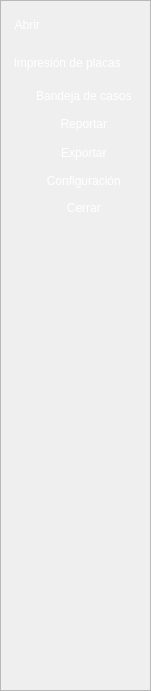
      <widget class="QFrame" name="frame_9">
       <property name="geometry">
        <rect>
         <x>-1</x>
         <y>-1</y>
         <width>151</width>
         <height>691</height>
        </rect>
       </property>
       <property name="styleSheet">
        <string notr="true">QFrame#frame_9{
	background-color: qlineargradient(spread:pad, x1:0.494, y1:1, x2:0.499682, y2:0, stop:0 rgba(59, 59, 59, 255), stop:1 rgba(113, 113, 113, 255));
}

QToolButton{
	border: none;
	background-color: transparent;
	color: rgb(255, 255, 255);
	padding-left:10px;
}
QToolButton:hover{
	border: 1px solid rgb(0, 115, 0);
	background-color: rgb(191, 223, 191);
}
</string>
       </property>
       <property name="frameShape">
        <enum>QFrame::StyledPanel</enum>
       </property>
       <property name="frameShadow">
        <enum>QFrame::Raised</enum>
       </property>
       <widget class="QPushButton" name="pushButton">
        <property name="geometry">
         <rect>
          <x>0</x>
          <y>6</y>
          <width>151</width>
          <height>37</height>
         </rect>
        </property>
        <property name="styleSheet">
         <string notr="true">QPushButton{
	border: none;
	background-color: transparent;
	color: rgb(255, 255, 255);
}
QPushButton:hover{
	border-top: 1px solid rgb(0, 64, 0);
	border-bottom: 1px solid rgb(0, 64, 0);
	background-color: rgb(191, 223, 191);
}
QPushButton:checked{
	border-top: 1px solid rgb(0, 64, 0);
	border-bottom: 1px solid rgb(0, 64, 0);
	background-color: qradialgradient(spread:pad, cx:0.511364, cy:1, radius:0.99, fx:0.505682, fy:1, stop:0 rgba(157, 206, 157, 255), stop:1 rgba(0, 128, 0, 255));
}</string>
        </property>
        <property name="text">
         <string>Abrir                             </string>
        </property>
        <property name="checkable">
         <bool>false</bool>
        </property>
        <property name="checked">
         <bool>false</bool>
        </property>
       </widget>
       <widget class="QPushButton" name="pushButton_2">
        <property name="geometry">
         <rect>
          <x>0</x>
          <y>44</y>
          <width>151</width>
          <height>37</height>
         </rect>
        </property>
        <property name="styleSheet">
         <string notr="true">QPushButton{
	border: none;
	background-color: transparent;
	color: rgb(255, 255, 255);
}
QPushButton:hover{
	border-top: 1px solid rgb(0, 64, 0);
	border-bottom: 1px solid rgb(0, 64, 0);
	background-color: rgb(191, 223, 191);
}
QPushButton:checked{
	border-top: 1px solid rgb(0, 64, 0);
	border-bottom: 1px solid rgb(0, 64, 0);
	background-color: qradialgradient(spread:pad, cx:0.511364, cy:1, radius:0.99, fx:0.505682, fy:1, stop:0 rgba(157, 206, 157, 255), stop:1 rgba(0, 128, 0, 255));
}</string>
        </property>
        <property name="text">
         <string>Impresión de placas     </string>
        </property>
        <property name="checkable">
         <bool>false</bool>
        </property>
        <property name="checked">
         <bool>false</bool>
        </property>
       </widget>
       <widget class="QToolButton" name="toolButton_3">
        <property name="geometry">
         <rect>
          <x>8</x>
          <y>84</y>
          <width>135</width>
          <height>24</height>
         </rect>
        </property>
        <property name="styleSheet">
         <string notr="true">QPushButton{
	border: none;
	background-color: transparent;
	color: rgb(255, 255, 255);
}
QPushButton:hover{
	border-top: 1px solid rgb(0, 64, 0);
	border-bottom: 1px solid rgb(0, 64, 0);
	background-color: rgb(191, 223, 191);
}
QPushButton:checked{
	border-top: 1px solid rgb(0, 64, 0);
	border-bottom: 1px solid rgb(0, 64, 0);
	background-color: qradialgradient(spread:pad, cx:0.511364, cy:1, radius:0.99, fx:0.505682, fy:1, stop:0 rgba(157, 206, 157, 255), stop:1 rgba(0, 128, 0, 255));
}</string>
        </property>
        <property name="text">
         <string>  Bandeja de casos</string>
        </property>
        <property name="icon">
         <iconset resource="resources.qrc">
          <normaloff>:/visor_tab_archivo/assets/visor_tab_archivo/alaspacs_client.png</normaloff>:/visor_tab_archivo/assets/visor_tab_archivo/alaspacs_client.png</iconset>
        </property>
        <property name="checkable">
         <bool>false</bool>
        </property>
        <property name="checked">
         <bool>false</bool>
        </property>
        <property name="toolButtonStyle">
         <enum>Qt::ToolButtonTextBesideIcon</enum>
        </property>
       </widget>
       <widget class="QToolButton" name="toolButton_4">
        <property name="geometry">
         <rect>
          <x>8</x>
          <y>112</y>
          <width>135</width>
          <height>24</height>
         </rect>
        </property>
        <property name="styleSheet">
         <string notr="true">QPushButton{
	border: none;
	background-color: transparent;
	color: rgb(255, 255, 255);
}
QPushButton:hover{
	border-top: 1px solid rgb(0, 64, 0);
	border-bottom: 1px solid rgb(0, 64, 0);
	background-color: rgb(191, 223, 191);
}
QPushButton:checked{
	border-top: 1px solid rgb(0, 64, 0);
	border-bottom: 1px solid rgb(0, 64, 0);
	background-color: qradialgradient(spread:pad, cx:0.511364, cy:1, radius:0.99, fx:0.505682, fy:1, stop:0 rgba(157, 206, 157, 255), stop:1 rgba(0, 128, 0, 255));
}</string>
        </property>
        <property name="text">
         <string>  Reportar</string>
        </property>
        <property name="icon">
         <iconset resource="resources.qrc">
          <normaloff>:/visor_tab_archivo/assets/visor_tab_archivo/alaspacs_reporter.png</normaloff>:/visor_tab_archivo/assets/visor_tab_archivo/alaspacs_reporter.png</iconset>
        </property>
        <property name="checkable">
         <bool>false</bool>
        </property>
        <property name="checked">
         <bool>false</bool>
        </property>
        <property name="toolButtonStyle">
         <enum>Qt::ToolButtonTextBesideIcon</enum>
        </property>
       </widget>
       <widget class="QToolButton" name="toolButton_5">
        <property name="geometry">
         <rect>
          <x>8</x>
          <y>141</y>
          <width>135</width>
          <height>24</height>
         </rect>
        </property>
        <property name="styleSheet">
         <string notr="true">QPushButton{
	border: none;
	background-color: transparent;
	color: rgb(255, 255, 255);
}
QPushButton:hover{
	border-top: 1px solid rgb(0, 64, 0);
	border-bottom: 1px solid rgb(0, 64, 0);
	background-color: rgb(191, 223, 191);
}
QPushButton:checked{
	border-top: 1px solid rgb(0, 64, 0);
	border-bottom: 1px solid rgb(0, 64, 0);
	background-color: qradialgradient(spread:pad, cx:0.511364, cy:1, radius:0.99, fx:0.505682, fy:1, stop:0 rgba(157, 206, 157, 255), stop:1 rgba(0, 128, 0, 255));
}</string>
        </property>
        <property name="text">
         <string>  Exportar</string>
        </property>
        <property name="icon">
         <iconset resource="resources.qrc">
          <normaloff>:/visor_tab_archivo/assets/visor_tab_archivo/exportar.png</normaloff>:/visor_tab_archivo/assets/visor_tab_archivo/exportar.png</iconset>
        </property>
        <property name="checkable">
         <bool>false</bool>
        </property>
        <property name="checked">
         <bool>false</bool>
        </property>
        <property name="toolButtonStyle">
         <enum>Qt::ToolButtonTextBesideIcon</enum>
        </property>
       </widget>
       <widget class="QToolButton" name="toolButton_6">
        <property name="geometry">
         <rect>
          <x>8</x>
          <y>169</y>
          <width>135</width>
          <height>24</height>
         </rect>
        </property>
        <property name="styleSheet">
         <string notr="true">QPushButton{
	border: none;
	background-color: transparent;
	color: rgb(255, 255, 255);
}
QPushButton:hover{
	border-top: 1px solid rgb(0, 64, 0);
	border-bottom: 1px solid rgb(0, 64, 0);
	background-color: rgb(191, 223, 191);
}
QPushButton:checked{
	border-top: 1px solid rgb(0, 64, 0);
	border-bottom: 1px solid rgb(0, 64, 0);
	background-color: qradialgradient(spread:pad, cx:0.511364, cy:1, radius:0.99, fx:0.505682, fy:1, stop:0 rgba(157, 206, 157, 255), stop:1 rgba(0, 128, 0, 255));
}</string>
        </property>
        <property name="text">
         <string>  Configuración</string>
        </property>
        <property name="icon">
         <iconset resource="resources.qrc">
          <normaloff>:/visor_tab_archivo/assets/visor_tab_archivo/configuracion.png</normaloff>:/visor_tab_archivo/assets/visor_tab_archivo/configuracion.png</iconset>
        </property>
        <property name="checkable">
         <bool>false</bool>
        </property>
        <property name="checked">
         <bool>false</bool>
        </property>
        <property name="toolButtonStyle">
         <enum>Qt::ToolButtonTextBesideIcon</enum>
        </property>
       </widget>
       <widget class="QToolButton" name="toolButton_7">
        <property name="geometry">
         <rect>
          <x>8</x>
          <y>196</y>
          <width>135</width>
          <height>24</height>
         </rect>
        </property>
        <property name="styleSheet">
         <string notr="true">QPushButton{
	border: none;
	background-color: transparent;
	color: rgb(255, 255, 255);
}
QPushButton:hover{
	border-top: 1px solid rgb(0, 64, 0);
	border-bottom: 1px solid rgb(0, 64, 0);
	background-color: rgb(191, 223, 191);
}
QPushButton:checked{
	border-top: 1px solid rgb(0, 64, 0);
	border-bottom: 1px solid rgb(0, 64, 0);
	background-color: qradialgradient(spread:pad, cx:0.511364, cy:1, radius:0.99, fx:0.505682, fy:1, stop:0 rgba(157, 206, 157, 255), stop:1 rgba(0, 128, 0, 255));
}</string>
        </property>
        <property name="text">
         <string>  Cerrar</string>
        </property>
        <property name="icon">
         <iconset resource="resources.qrc">
          <normaloff>:/visor_tab_archivo/assets/visor_tab_archivo/salir_logoff.png</normaloff>:/visor_tab_archivo/assets/visor_tab_archivo/salir_logoff.png</iconset>
        </property>
        <property name="checkable">
         <bool>false</bool>
        </property>
        <property name="checked">
         <bool>false</bool>
        </property>
        <property name="toolButtonStyle">
         <enum>Qt::ToolButtonTextBesideIcon</enum>
        </property>
       </widget>
      </widget>
